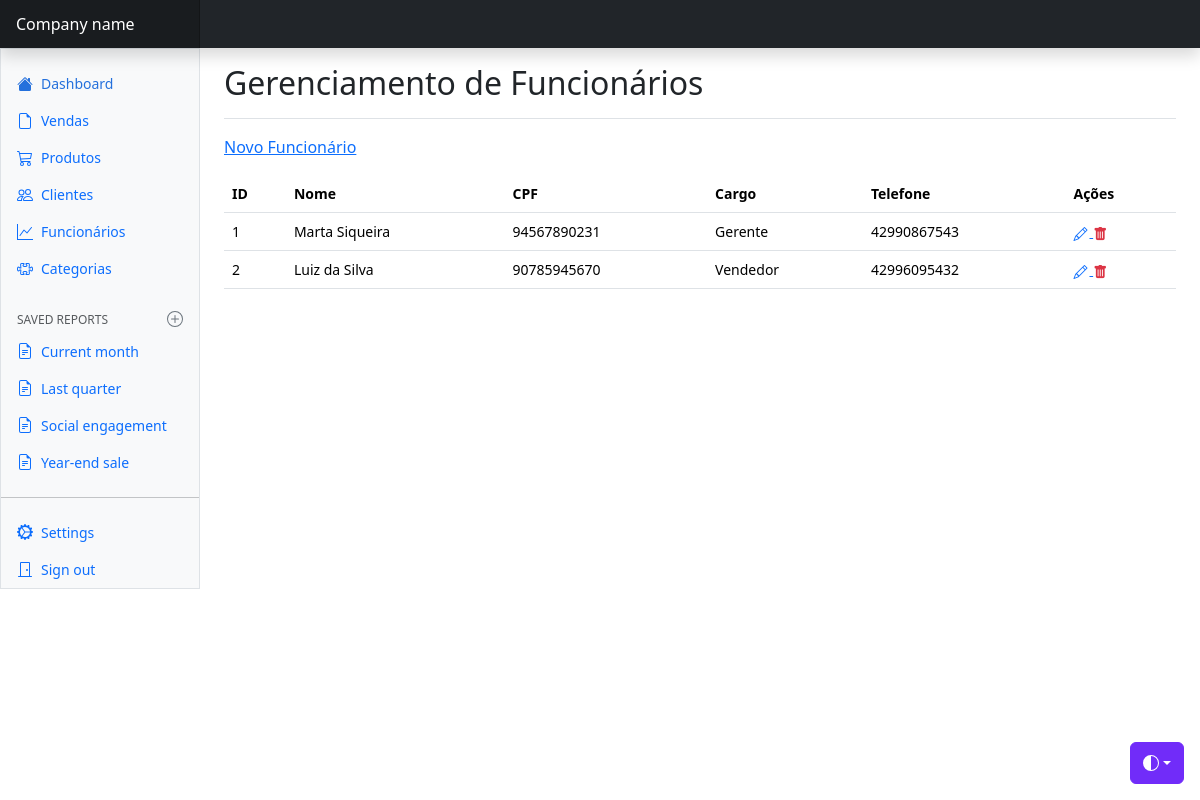
The page /rosaintima/views/funcionario/index.php on the database as committed earlier.
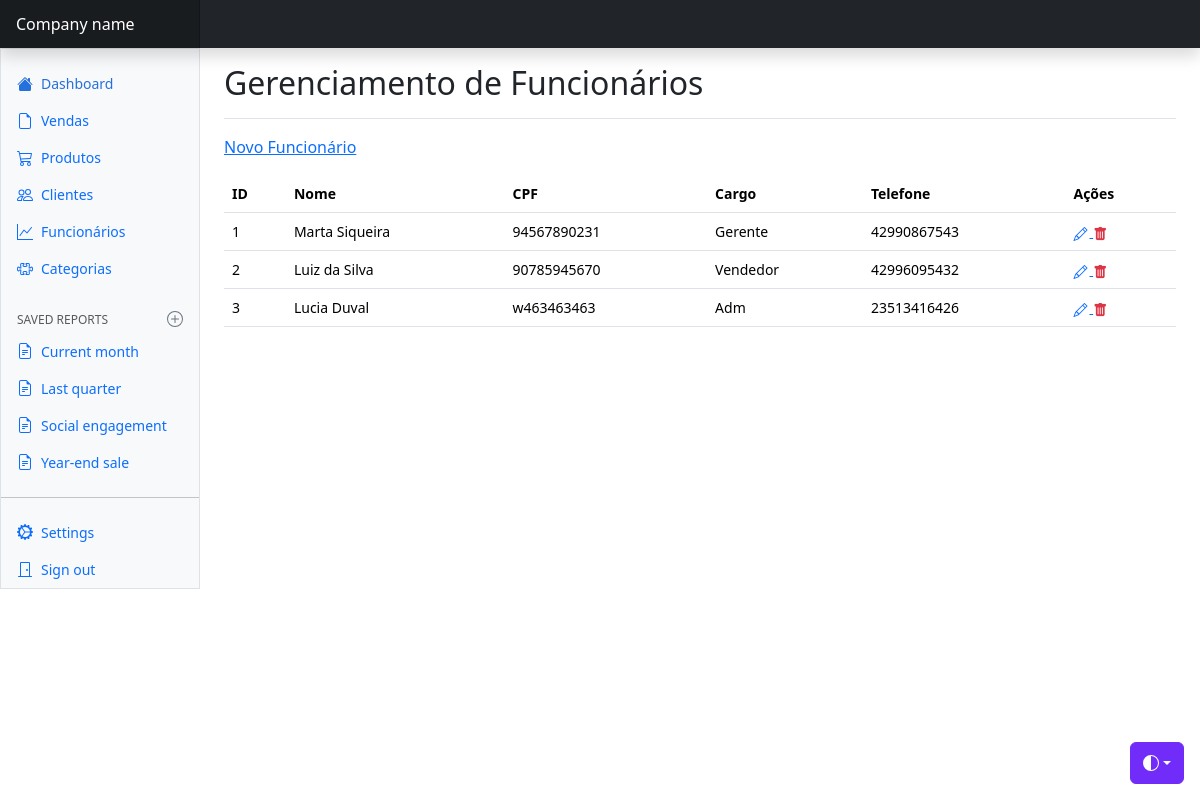
The same page on the database as committed later.
### tables this page shows
CREATE TABLE `funcionario` (
  `id_funcionario` int NOT NULL AUTO_INCREMENT,
  `nome` varchar(45) DEFAULT NULL,
  `cpf` varchar(45) DEFAULT NULL,
  `telefone` varchar(45) DEFAULT NULL,
  `cargo` varchar(45) DEFAULT NULL,
  PRIMARY KEY (`id_funcionario`)
);

### rosaintima/config/BD.php (called while the page is built)
<?php
    class BD {
        public static function getConexao() {
            $conn = new PDO(
                "mysql:host=localhost;dbname=bd_rosaintima",
                "root",
                "root"
            );
            return $conn;
        }
    }

### rosaintima/model/dao/FuncionarioDAO.php (called while the page is built, shortened)
<?php
    class FuncionarioDAO {
        public function read() {
            try {
                $query = BD::getConexao()->prepare("SELECT * FROM funcionario");
                if(!$query->execute()){
                    print_r($query->errorInfo());
                }
                $listafuncionarios = array();
                foreach($query->fetchAll(PDO::FETCH_ASSOC) as $linha) {
                    $funcionario = new Funcionario();
                    $funcionario->setId($linha['id_funcionario']);
                    $funcionario->setNome($linha['nome']);
                    $funcionario->setCpf($linha['cpf']);
                    $funcionario->setCargo($linha['cargo']);
                    $funcionario->setTelefone($linha['telefone']);
                    array_push($listafuncionarios, $funcionario);
                }
                return $listafuncionarios;
            }
            catch(PDOException $e) {
                echo "Erro #2: " . $e->getMessage();
            }
        }
    }

### rosaintima/model/bean/Funcionario.php (called while the page is built)
<?php
    class Funcionario {
        private $id;
        private $nome;
        private $cpf;
        private $telefone;
        private $cargo;
        public function getId() {
            return $this->id;
        }
        public function setId($id) {
            $this->id = $id;
        }
        public function getNome() {
            return $this->nome;
        }
        public function setNome($nome) {
            $this->nome = $nome;
        }
        public function getCpf() {
            return $this->cpf;
        }
        public function setCpf($cpf) {
            $this->cpf = $cpf;
        }
        public function getTelefone() {
            return $this->telefone;
        }
        public function setTelefone($telefone) {
            $this->telefone = $telefone;
        }
        public function getCargo() {
            return $this->cargo;
        }
        public function setCargo($cargo) {
            $this->cargo = $cargo;
        }
    }

### rosaintima/views/funcionario/index.php (the view, shortened to what the changed rows need)
<?php
    $dao = new FuncionarioDAO();
?>
<!doctype html>
<html lang="en" data-bs-theme="auto">
  <head>
    <link href="../../css/bootstrap.min.css" rel="stylesheet" />
    <link rel="stylesheet" href="https://cdn.jsdelivr.net/npm/bootstrap-icons@1.13.1/font/bootstrap-icons.min.css">
    <link href="../../css/dashboard.css" rel="stylesheet" />
  </head>
  <body>
    <div class="container-fluid">
      <div class="row">
        <main class="col-md-9 ms-sm-auto col-lg-10 px-md-4">
          <div
            class="d-flex justify-content-between flex-wrap flex-md-nowrap align-items-center pt-3 pb-2 mb-3 border-bottom"
          >
            <h1 class="h2">Gerenciamento de Funcionários</h1>
          </div>
          <div class="table-responsive small">
            <table class="table table-hover">
                <tr>
                    <th>ID</th>
                    <th>Nome</th>
                    <th>CPF</th>
                    <th>Cargo</th>
                    <th>Telefone</th>
                    <th>Ações</th>
                </tr>
                <?php foreach($dao->read() as $funcionario) : ?>
                    <tr>
                        <td><?= $funcionario->getId() ?></td>
                        <td><?= $funcionario->getNome() ?></td>
                        <td><?= $funcionario->getCpf() ?></td>
                        <td><?= $funcionario->getCargo() ?></td>
                        <td><?= $funcionario->getTelefone() ?></td>
                        <td>
                          <a title="Editar" href="edit.php?id=<?= $funcionario->getId() ?>">
                            <i class="bi bi-pencil"></i>
                          </a>
                          <a title="Excluir" class="link-danger" href="destroy.php?id=<?= $funcionario->getId() ?>">
                            <i class="bi bi-trash-fill"></i>
                          </a>
                        </td>
                    </tr>
                <?php endforeach ?>
            </table>
          </div>
        </main>
      </div>
    </div>
  </body>
</html>

Rows that differ between the two databases and show on the page:
added funcionario: id_funcionario "3", nome "Lucia Duval", cpf "w463463463", cargo "Adm", telefone "23513416426"
